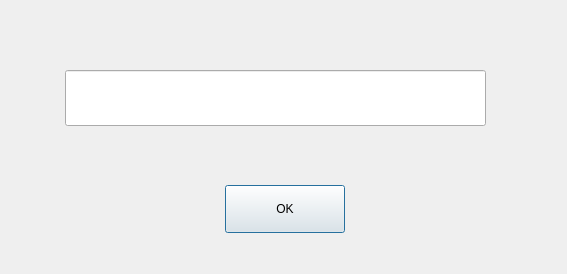
<?xml version="1.0" encoding="UTF-8"?>
<ui version="4.0">
 <class>settingServer</class>
 <widget class="QDialog" name="settingServer">
  <property name="geometry">
   <rect>
    <x>0</x>
    <y>0</y>
    <width>567</width>
    <height>274</height>
   </rect>
  </property>
  <property name="windowTitle">
   <string>Server</string>
  </property>
  <widget class="QLineEdit" name="serverText">
   <property name="geometry">
    <rect>
     <x>65</x>
     <y>70</y>
     <width>421</width>
     <height>56</height>
    </rect>
   </property>
  </widget>
  <widget class="QPushButton" name="okButton">
   <property name="geometry">
    <rect>
     <x>225</x>
     <y>185</y>
     <width>120</width>
     <height>48</height>
    </rect>
   </property>
   <property name="text">
    <string>OK</string>
   </property>
   <property name="iconSize">
    <size>
     <width>48</width>
     <height>48</height>
    </size>
   </property>
  </widget>
 </widget>
 <resources/>
 <connections/>
</ui>
